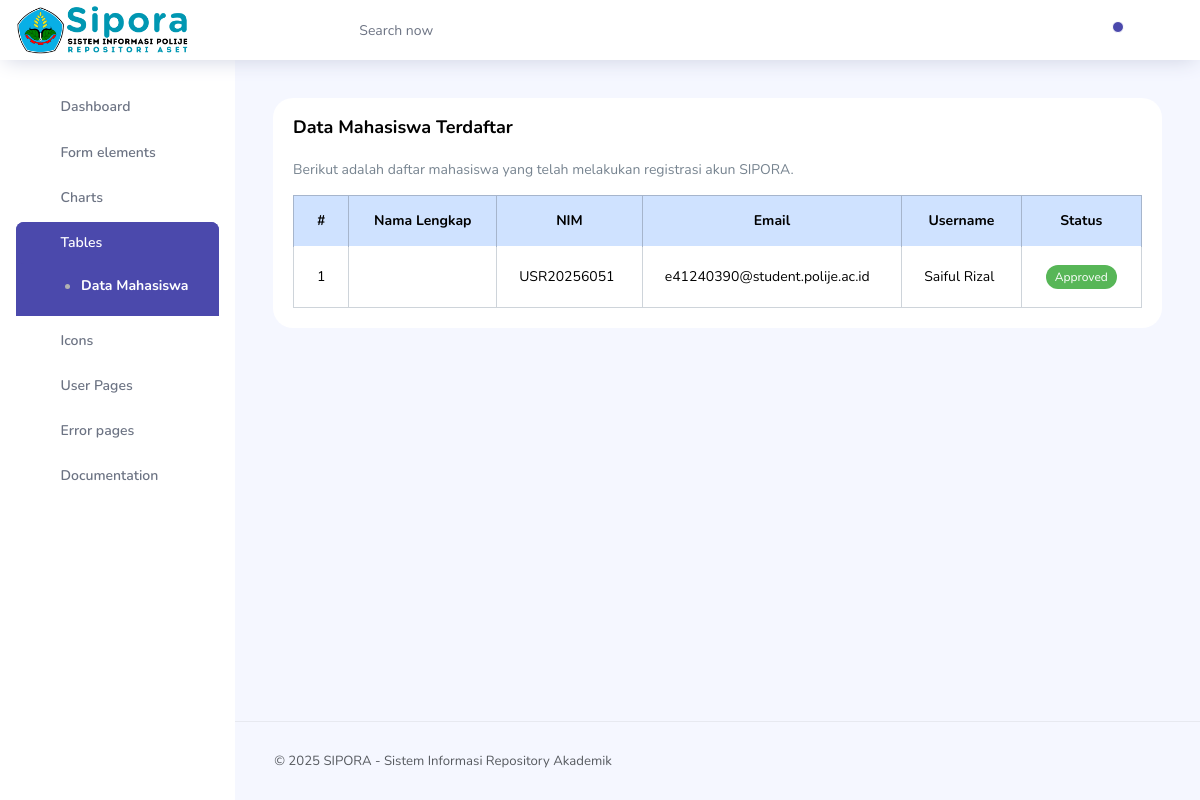
Before: /backend/dist/data_mahasiswa.php with the older database file.
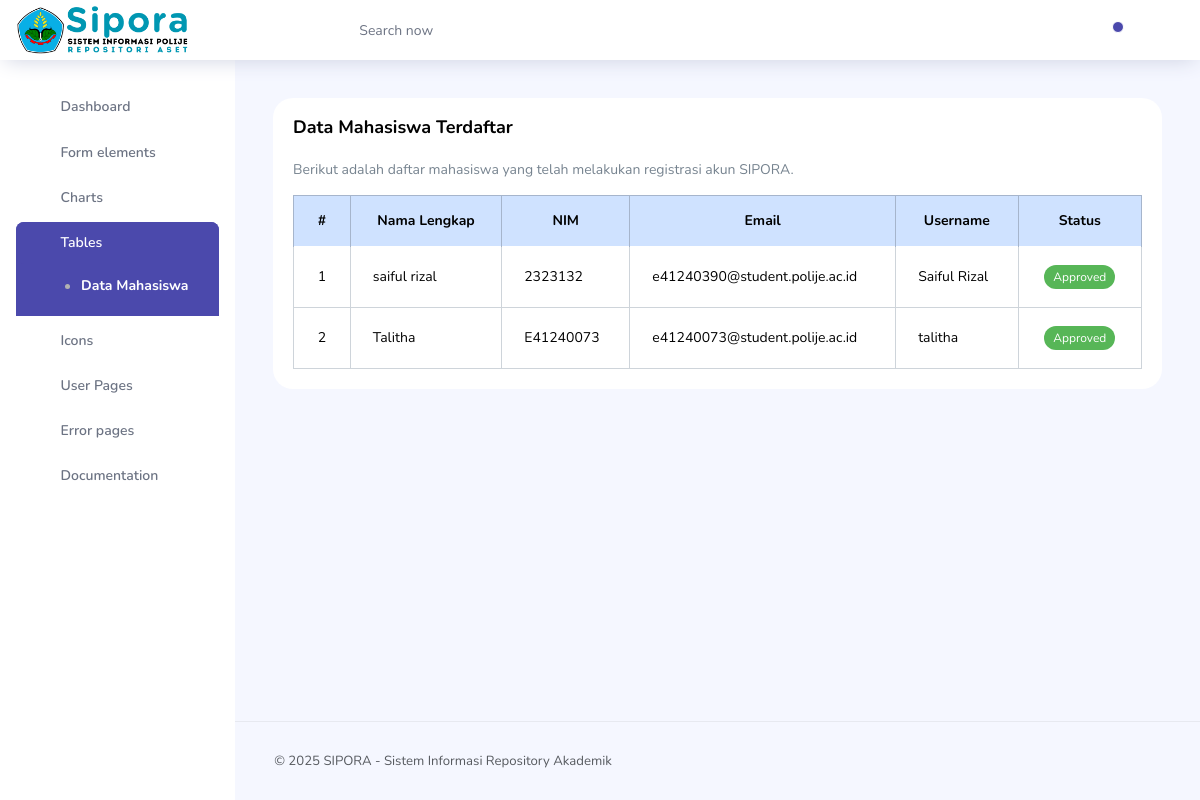
After: the same page with the newer database file.
### tables this page shows
CREATE TABLE `users` (
  `id_user` int NOT NULL,
  `nama_lengkap` varchar(100) NOT NULL,
  `nomor_induk` varchar(30) NOT NULL,
  `email` varchar(100) NOT NULL,
  `username` varchar(50) NOT NULL,
  `pasword_hash` varchar(255) NOT NULL,
  `role_id` int NOT NULL,
  `status` enum('pending','approved','rejected') NOT NULL,
  `created_at` timestamp NOT NULL DEFAULT CURRENT_TIMESTAMP
);

### backend/dist/data_mahasiswa.php (the view, shortened to what this page needs)
<?php
require_once __DIR__ . '/../config/db.php';
include 'header.php';
include 'sidebar.php';
$stmt = $pdo->query("SELECT * FROM users WHERE role_id != 1 ORDER BY created_at DESC");
$mahasiswa = $stmt->fetchAll(PDO::FETCH_ASSOC);
?>
<!DOCTYPE html>
<html lang="id">
<head>
  <link rel="stylesheet" href="assets/vendors/feather/feather.css">
  <link rel="stylesheet" href="assets/vendors/ti-icons/css/themify-icons.css">
  <link rel="stylesheet" href="assets/vendors/css/vendor.bundle.base.css">
  <link rel="stylesheet" href="assets/vendors/font-awesome/css/font-awesome.min.css">
  <link rel="stylesheet" href="assets/vendors/mdi/css/materialdesignicons.min.css">
  <link rel="stylesheet" href="assets/css/style.css">
</head>
<body>
<div class="main-panel">
  <div class="content-wrapper">
    <div class="card">
      <div class="card-body">
        <h4 class="card-title mb-4">Data Mahasiswa Terdaftar</h4>
        <p class="card-description">Berikut adalah daftar mahasiswa yang telah melakukan registrasi akun SIPORA.</p>
        <div class="table-responsive">
          <table class="table table-hover table-bordered align-middle">
            <thead class="table-primary text-center">
              <tr>
                <th>#</th>
                <th>Nama Lengkap</th>
                <th>NIM</th>
                <th>Email</th>
                <th>Username</th>
                <th>Status</th>
              </tr>
            </thead>
            <tbody>
              <?php
              if ($mahasiswa):
                $no = 1;
                foreach ($mahasiswa as $mhs):
              ?>
              <tr>
                <td class="text-center"><?= $no++; ?></td>
                <td><?= htmlspecialchars($mhs['nama_lengkap']); ?></td>
                <td><?= htmlspecialchars($mhs['nomor_induk']); ?></td>
                <td><?= htmlspecialchars($mhs['email']); ?></td>
                <td><?= htmlspecialchars($mhs['username']); ?></td>
                <td class="text-center">
                  <?php
                    if ($mhs['status'] === 'pending') echo "<span class='badge bg-warning'>Pending</span>";
                    elseif ($mhs['status'] === 'approved') echo "<span class='badge bg-success'>Approved</span>";
                    elseif ($mhs['status'] === 'rejected') echo "<span class='badge bg-danger'>Rejected</span>";
                  ?>
                </td>
              </tr>
              <?php
                endforeach;
              else:
              ?>
              <tr><td colspan="6" class="text-center text-muted">Belum ada mahasiswa terdaftar.</td></tr>
              <?php endif; ?>
            </tbody>
          </table>
        </div>
      </div>
    </div>
  </div>
  <?php include 'footer.php'; ?>
</body>
</html>

### backend/dist/header.php (shortened to what this page needs)
<body>
  <nav class="navbar col-lg-12 col-12 p-0 fixed-top d-flex flex-row">
    <div class="text-center navbar-brand-wrapper d-flex align-items-center justify-content-start">
  <img src="assets/images/logo.png" alt="SIPORA Mini" style="height:50px; width:auto;">
    </div>
    <div class="navbar-menu-wrapper d-flex align-items-center justify-content-end">
      <button class="navbar-toggler navbar-toggler align-self-center" type="button" data-toggle="minimize">
        <span class="icon-menu"></span>
      </button>
      <ul class="navbar-nav mr-lg-2">
        <li class="nav-item nav-search d-none d-lg-block">
          <div class="input-group">
            <div class="input-group-prepend hover-cursor" id="navbar-search-icon">
              <span class="input-group-text" id="search">
                <i class="icon-search"></i>
              </span>
            </div>
            <input type="text" class="form-control" id="navbar-search-input" placeholder="Search now" aria-label="search" aria-describedby="search">
          </div>
        </li>
      </ul>
      <ul class="navbar-nav navbar-nav-right">
        <li class="nav-item dropdown">
          <a class="nav-link count-indicator dropdown-toggle" id="notificationDropdown" href="#" data-bs-toggle="dropdown">
            <span class="count"></span>
          </a>
        </li>
        <li class="nav-item nav-profile dropdown">
          <a class="nav-link dropdown-toggle" href="#" data-bs-toggle="dropdown" id="profileDropdown">
             <i class="icon-ellipsis"></i>
          </a>
        </li>
      </ul>
    </div>
  </nav>
    <div class="container-fluid page-body-wrapper">
</body>
</html>

### backend/dist/sidebar.php (shortened to what this page needs)
<nav class="sidebar sidebar-offcanvas" id="sidebar">
   <ul class="nav">
     <li class="nav-item">
       <a class="nav-link" href="index.php">
         <i class="icon-grid menu-icon"></i>
         <span class="menu-title">Dashboard</span>
       </a>
     </li>
     <li class="nav-item">
       <a class="nav-link" data-bs-toggle="collapse" href="#form-elements" aria-expanded="false" aria-controls="form-elements">
         <i class="icon-columns menu-icon"></i>
         <span class="menu-title">Form elements</span>
         <i class="menu-arrow"></i>
       </a>
     </li>
     <li class="nav-item">
       <a class="nav-link" data-bs-toggle="collapse" href="#charts" aria-expanded="false" aria-controls="charts">
         <i class="icon-bar-graph menu-icon"></i>
         <span class="menu-title">Charts</span>
         <i class="menu-arrow"></i>
       </a>
     </li>
     <li class="nav-item">
       <a class="nav-link" data-bs-toggle="collapse" href="#tables" aria-expanded="false" aria-controls="tables">
         <i class="icon-grid-2 menu-icon"></i>
         <span class="menu-title">Tables</span>
         <i class="menu-arrow"></i>
       </a>
       <div class="collapse" id="tables">
         <ul class="nav flex-column sub-menu">
           <li class="nav-item"> <a class="nav-link" href="data_mahasiswa.php">Data Mahasiswa</a></li>
         </ul>
       </div>
     </li>
     <li class="nav-item">
       <a class="nav-link" data-bs-toggle="collapse" href="#icons" aria-expanded="false" aria-controls="icons">
         <i class="icon-contract menu-icon"></i>
         <span class="menu-title">Icons</span>
         <i class="menu-arrow"></i>
       </a>
     </li>
     <li class="nav-item">
       <a class="nav-link" data-bs-toggle="collapse" href="#auth" aria-expanded="false" aria-controls="auth">
         <i class="icon-head menu-icon"></i>
         <span class="menu-title">User Pages</span>
         <i class="menu-arrow"></i>
       </a>
     </li>
     <li class="nav-item">
       <a class="nav-link" data-bs-toggle="collapse" href="#error" aria-expanded="false" aria-controls="error">
         <i class="icon-ban menu-icon"></i>
         <span class="menu-title">Error pages</span>
         <i class="menu-arrow"></i>
       </a>
     </li>
     <li class="nav-item">
       <a class="nav-link" href="../../../docs/documentation.html">
         <i class="icon-paper menu-icon"></i>
         <span class="menu-title">Documentation</span>
       </a>
     </li>
   </ul>
 </nav>

### backend/dist/footer.php (shortened to what this page needs)
<footer class="footer">
  <div class="d-sm-flex justify-content-center justify-content-sm-between">
    <span class="text-muted text-center text-sm-left d-block d-sm-inline-block">
      © 2025 SIPORA - Sistem Informasi Repository Akademik
    </span>
  </div>
</footer>
</body>
</html>

Changed rows visible on the page:
removed users: nomor_induk "USR20256051", email "e41240390@student.polije.ac.id", username "Saiful Rizal", status "Approved"
added users: nama_lengkap "saiful rizal", nomor_induk "2323132", email "e41240390@student.polije.ac.id", username "Saiful Rizal", status "Approved"
added users: nama_lengkap "Talitha", nomor_induk "E41240073", email "e41240073@student.polije.ac.id", username "talitha", status "Approved"
